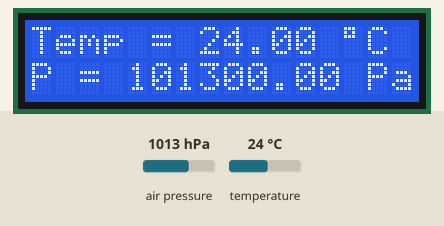
Simulated run of this sketch. Board: Arduino Uno, built with avr-gcc and run on an emulated ATmega328P. Parts: 16×2 character LCD. The test bench sets the inputs (shaded band); at power-on: air pressure 1013 hPa, temperature 24 °C. What the sketch prints to the serial monitor is not drawn.

Above: at 3.7 s.
3.8 s: air pressure set to 952 hPa
At 7.1 s:
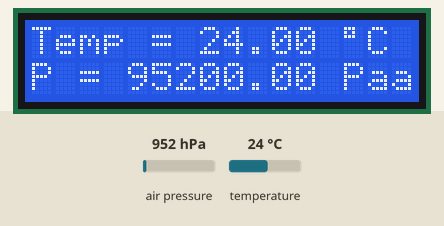
8.3 s: temperature set to 12 °C
At 10.5 s:
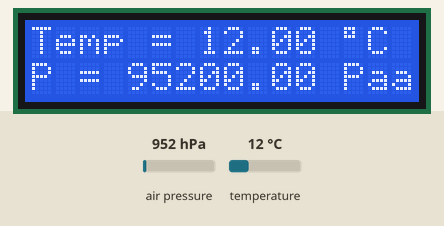
12.8 s: air pressure set to 975 hPa
At 16.2 s:
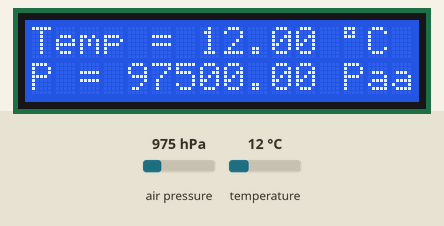
17.3 s: temperature set to 19 °C
At 19.7 s:
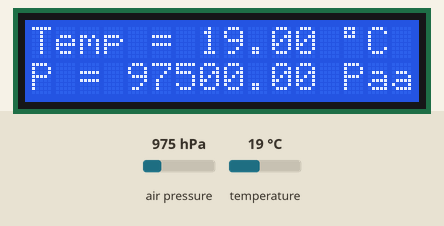
Timing chart, 0 to 21.2 s (numbered marks = the images above; inputs shaded):
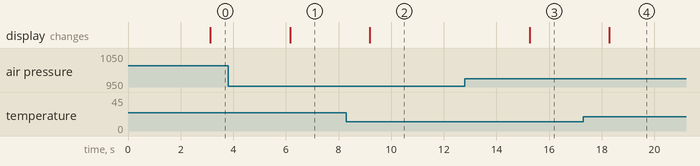

The sketch:

LCD_Temp_Pressure.ino
```cpp
#include <LiquidCrystal_I2C.h>

// enter the I2C address and the dimensions of your LCD here
LiquidCrystal_I2C lcd(0x27, 16, 2);

#include <Wire.h>
#include <SPI.h>
#include <Adafruit_BMP280.h>

#define BMP_SCK  (13)
#define BMP_MISO (12)
#define BMP_MOSI (11)
#define BMP_CS   (10)

Adafruit_BMP280 bmp; // I2C
//Adafruit_BMP280 bmp(BMP_CS); // hardware SPI
//Adafruit_BMP280 bmp(BMP_CS, BMP_MOSI, BMP_MISO,  BMP_SCK);

void setup() {
  lcd.init();
  lcd.clear();
  lcd.backlight();      // Make sure backlight is on

  // Print a message on both lines of the LCD.
  lcd.setCursor(0,0);   //Set cursor to character 2 on line 0
  lcd.print("Temp & Pressure");

  lcd.setCursor(0,1);   //Move cursor to character 2 on line 1
  lcd.print("Made by Rugaliz");
  Serial.begin(9600);
  while ( !Serial ) delay(100);   // wait for native usb
  Serial.println(F("BMP280 test"));
  unsigned status;
  //status = bmp.begin(BMP280_ADDRESS_ALT, BMP280_CHIPID);
  status = bmp.begin();
  if (!status) {
    Serial.println(F("Could not find a valid BMP280 sensor, check wiring or "
                      "try a different address!"));
    Serial.print("SensorID was: 0x"); Serial.println(bmp.sensorID(),16);
    Serial.print("        ID of 0xFF probably means a bad address, a BMP 180 or BMP 085\n");
    Serial.print("   ID of 0x56-0x58 represents a BMP 280,\n");
    Serial.print("        ID of 0x60 represents a BME 280.\n");
    Serial.print("        ID of 0x61 represents a BME 680.\n");
    while (1) delay(10);
  }
}

void loop() {
    delay(3000);
    lcd.setCursor(0,0);   //Set cursor to character 2 on line 0
    lcd.print("Temp = " + String(bmp.readTemperature()) + " ");
    lcd.print((char)223);
    lcd.print("C");
    lcd.setCursor(0,1);   //Move cursor to character 2 on line 1
    lcd.print("P = " + String(bmp.readPressure()) + " Pa");

}
```

Measured:
- after the input at 3.8 s, the display: changes after 2.4 s (image 1)
- after the input at 8.3 s, the display: changes after 0.89 s (image 2)
- after the input at 12.8 s, the display: changes after 2.5 s (image 3)
- after the input at 17.3 s, the display: changes after 0.99 s (image 4)
